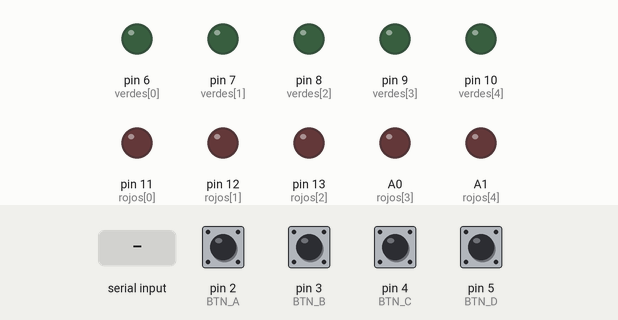
A sketch run on a simulated Arduino Uno, built with avr-gcc and run on an emulated ATmega328P. On the bench: output pins drawn as LEDs (lit = HIGH). Inputs (shaded band) come from the test bench; at power-on: pin 2 (BTN_A), pin 3 (BTN_B), pin 4 (BTN_C), pin 5 (BTN_D) HIGH. What the sketch prints to the serial monitor is not drawn.

Above: at 1.2 s.
1.3 s: "CORRECTO\n" received over Serial
At 1.9 s:
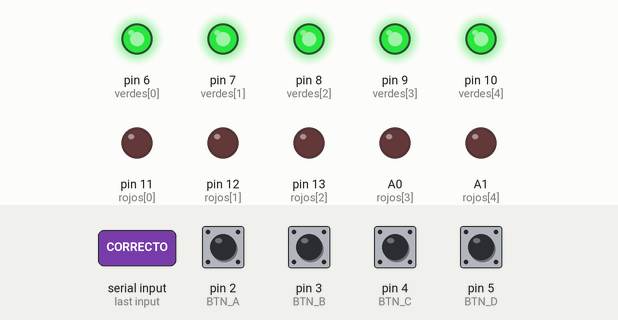
3.8 s: "INCORRECTO\n" received over Serial
At 4.6 s:
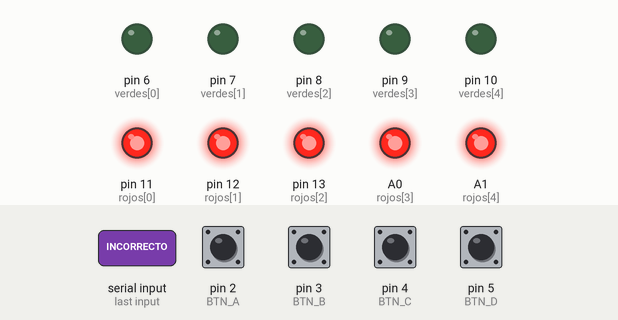
Timing chart, 0 to 6.8 s (numbered marks = the images above; inputs shaded):
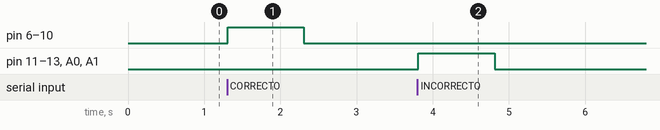

Measured:
- after the input at 1.3 s, pin 6 (verdes[0]), pin 7 (verdes[1]), pin 8 (verdes[2]), pin 9 (verdes[3]), pin 10 (verdes[4]): LOW → HIGH at once, → LOW 1.0 s later
- after the input at 3.8 s, pin 11 (rojos[0]), pin 12 (rojos[1]), pin 13 (rojos[2]), A0 (rojos[3]), A1 (rojos[4]): LOW → HIGH at once, → LOW 1.0 s later

The sketch:

arduino_quiz_buttons.ino
```cpp
// Arduino Quiz - 5 verdes y 5 rojos
// Botones en pines 2-5 (INPUT_PULLUP)
// Luces verdes: 6-10, Luces rojas: 11-15 (5 en total cada color)

const int BTN_A = 2;
const int BTN_B = 3;
const int BTN_C = 4;
const int BTN_D = 5;

const int verdes[5] = {6, 7, 8, 9, 10};
const int rojos[5]  = {11, 12, 13, A0, A1}; // A0 y A1 como pines digitales

const unsigned long DEBOUNCE = 80;
unsigned long lastPress = 0;

void setup() {
  Serial.begin(9600);

  pinMode(BTN_A, INPUT_PULLUP);
  pinMode(BTN_B, INPUT_PULLUP);
  pinMode(BTN_C, INPUT_PULLUP);
  pinMode(BTN_D, INPUT_PULLUP);

  // Inicializar LEDs
  for (int i = 0; i < 5; i++) {
    pinMode(verdes[i], OUTPUT);
    pinMode(rojos[i], OUTPUT);
    digitalWrite(verdes[i], LOW);
    digitalWrite(rojos[i], LOW);
  }

  Serial.println("ARDUINO READY");
}

void loop() {
  // --- Enviar pulsaciones ---
  if (millis() - lastPress > DEBOUNCE) {
    if (digitalRead(BTN_A) == LOW) { Serial.println("A"); lastPress = millis(); }
    if (digitalRead(BTN_B) == LOW) { Serial.println("B"); lastPress = millis(); }
    if (digitalRead(BTN_C) == LOW) { Serial.println("C"); lastPress = millis(); }
    if (digitalRead(BTN_D) == LOW) { Serial.println("D"); lastPress = millis(); }
  }

  // --- Recibir comandos ---
  if (Serial.available()) {
    String cmd = Serial.readStringUntil('\n');
    cmd.trim();
    cmd.toUpperCase();

    if (cmd == "CORRECTO") {
      Serial.println("✅ Respuesta CORRECTA -> Verdes ON");
      encenderGrupo(verdes);
    }
    else if (cmd == "INCORRECTO") {
      Serial.println("❌ Respuesta INCORRECTA -> Rojos ON");
      encenderGrupo(rojos);
    }
  }
}

// --- Función para encender un grupo de 5 LEDs ---
void encenderGrupo(const int pines[5]) {
  for (int i = 0; i < 5; i++) {
    digitalWrite(pines[i], HIGH);
  }
  delay(1000);
  for (int i = 0; i < 5; i++) {
    digitalWrite(pines[i], LOW);
  }
}
```
